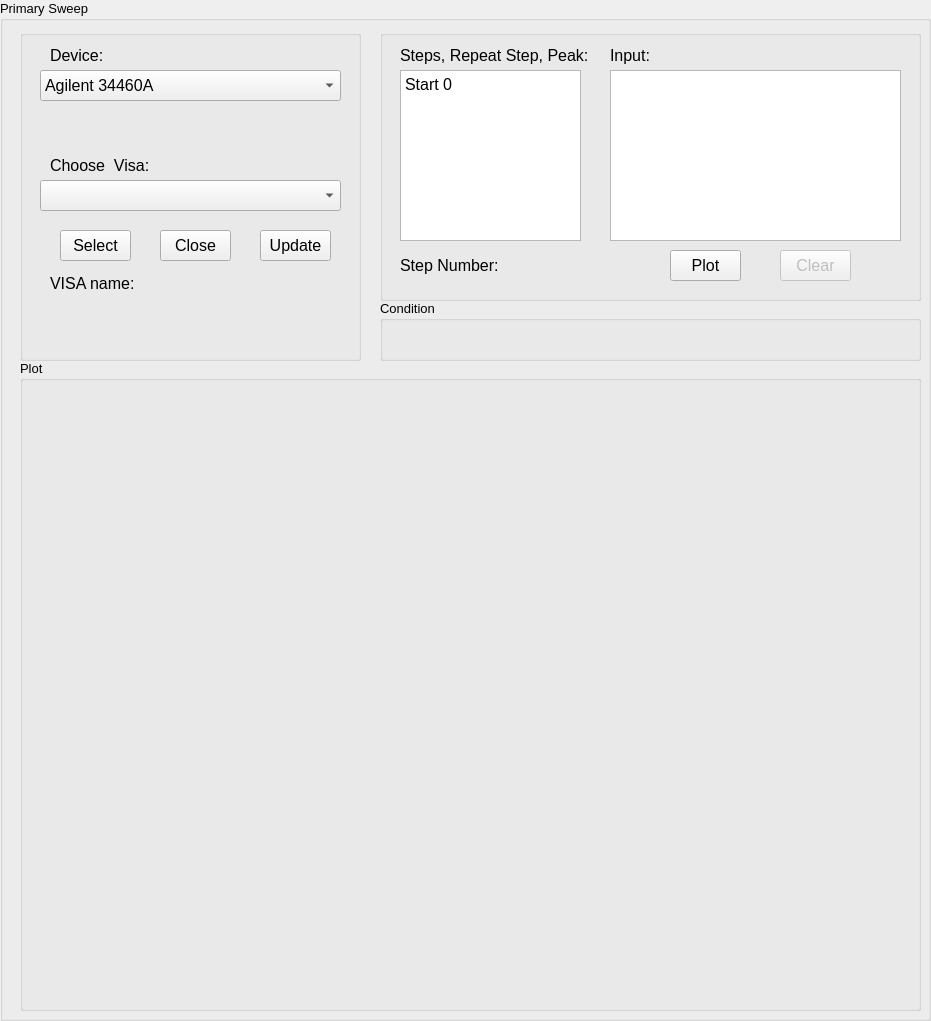
           <widget class="QGroupBox" name="groupBox_primary_sweep">
            <property name="geometry">
             <rect>
              <x>0</x>
              <y>10</y>
              <width>931</width>
              <height>1021</height>
             </rect>
            </property>
            <property name="font">
             <font>
              <pointsize>10</pointsize>
             </font>
            </property>
            <property name="title">
             <string>Primary Sweep</string>
            </property>
            <widget class="QGroupBox" name="groupBox_primary_device">
             <property name="geometry">
              <rect>
               <x>20</x>
               <y>30</y>
               <width>341</width>
               <height>331</height>
              </rect>
             </property>
             <property name="title">
              <string/>
             </property>
             <widget class="QLabel" name="label_visaname_1">
              <property name="geometry">
               <rect>
                <x>30</x>
                <y>240</y>
                <width>181</width>
                <height>27</height>
               </rect>
              </property>
              <property name="font">
               <font>
                <pointsize>12</pointsize>
               </font>
              </property>
              <property name="text">
               <string>VISA name:</string>
              </property>
             </widget>
             <widget class="QComboBox" name="comboBox_visa_1">
              <property name="geometry">
               <rect>
                <x>20</x>
                <y>150</y>
                <width>301</width>
                <height>31</height>
               </rect>
              </property>
              <property name="font">
               <font>
                <pointsize>10</pointsize>
               </font>
              </property>
             </widget>
             <widget class="QPushButton" name="pushButton_update_1">
              <property name="geometry">
               <rect>
                <x>240</x>
                <y>200</y>
                <width>71</width>
                <height>31</height>
               </rect>
              </property>
              <property name="font">
               <font>
                <pointsize>12</pointsize>
               </font>
              </property>
              <property name="text">
               <string>Update</string>
              </property>
             </widget>
             <widget class="QPushButton" name="pushButton_select_1">
              <property name="geometry">
               <rect>
                <x>40</x>
                <y>200</y>
                <width>71</width>
                <height>31</height>
               </rect>
              </property>
              <property name="font">
               <font>
                <pointsize>12</pointsize>
               </font>
              </property>
              <property name="text">
               <string>Select</string>
              </property>
             </widget>
             <widget class="QLabel" name="label_chooseVisa_1">
              <property name="geometry">
               <rect>
                <x>30</x>
                <y>120</y>
                <width>201</width>
                <height>31</height>
               </rect>
              </property>
              <property name="font">
               <font>
                <pointsize>12</pointsize>
               </font>
              </property>
              <property name="text">
               <string>Choose  Visa:</string>
              </property>
             </widget>
             <widget class="QLabel" name="label_visa_1">
              <property name="geometry">
               <rect>
                <x>10</x>
                <y>270</y>
                <width>311</width>
                <height>31</height>
               </rect>
              </property>
              <property name="font">
               <font>
                <pointsize>10</pointsize>
               </font>
              </property>
              <property name="text">
               <string/>
              </property>
             </widget>
             <widget class="QPushButton" name="pushButton_close_1">
              <property name="geometry">
               <rect>
                <x>140</x>
                <y>200</y>
                <width>71</width>
                <height>31</height>
               </rect>
              </property>
              <property name="font">
               <font>
                <pointsize>12</pointsize>
               </font>
              </property>
              <property name="text">
               <string>Close</string>
              </property>
             </widget>
             <widget class="QLabel" name="label_device_1">
              <property name="geometry">
               <rect>
                <x>30</x>
                <y>10</y>
                <width>201</width>
                <height>31</height>
               </rect>
              </property>
              <property name="font">
               <font>
                <pointsize>12</pointsize>
               </font>
              </property>
              <property name="text">
               <string>Device:</string>
              </property>
             </widget>
             <widget class="QComboBox" name="comboBox_device_1">
              <property name="geometry">
               <rect>
                <x>20</x>
                <y>40</y>
                <width>301</width>
                <height>31</height>
               </rect>
              </property>
              <property name="font">
               <font>
                <pointsize>12</pointsize>
               </font>
              </property>
              <item>
               <property name="text">
                <string>Agilent 34460A</string>
               </property>
              </item>
              <item>
               <property name="text">
                <string>Keithley 2450</string>
               </property>
              </item>
              <item>
               <property name="text">
                <string>Magnet Model 430</string>
               </property>
              </item>
              <item>
               <property name="text">
                <string>Yokogawa GS200</string>
               </property>
              </item>
             </widget>
            </widget>
            <widget class="QGroupBox" name="groupBox_input_1">
             <property name="geometry">
              <rect>
               <x>380</x>
               <y>30</y>
               <width>541</width>
               <height>271</height>
              </rect>
             </property>
             <property name="title">
              <string/>
             </property>
             <widget class="QLabel" name="label_47">
              <property name="geometry">
               <rect>
                <x>20</x>
                <y>220</y>
                <width>101</width>
                <height>31</height>
               </rect>
              </property>
              <property name="font">
               <font>
                <pointsize>12</pointsize>
               </font>
              </property>
              <property name="text">
               <string>Step Number:</string>
              </property>
             </widget>
             <widget class="QTextEdit" name="textEdit_steps_1">
              <property name="geometry">
               <rect>
                <x>20</x>
                <y>40</y>
                <width>181</width>
                <height>171</height>
               </rect>
              </property>
              <property name="font">
               <font>
                <pointsize>12</pointsize>
                <strikeout>false</strikeout>
                <kerning>true</kerning>
               </font>
              </property>
              <property name="cursor" stdset="0">
               <cursorShape>IBeamCursor</cursorShape>
              </property>
              <property name="horizontalScrollBarPolicy">
               <enum>Qt::ScrollBarAsNeeded</enum>
              </property>
              <property name="html">
               <string>&lt;!DOCTYPE HTML PUBLIC &quot;-//W3C//DTD HTML 4.0//EN&quot; &quot;http://www.w3.org/TR/REC-html40/strict.dtd&quot;&gt;
&lt;html&gt;&lt;head&gt;&lt;meta name=&quot;qrichtext&quot; content=&quot;1&quot; /&gt;&lt;style type=&quot;text/css&quot;&gt;
p, li { white-space: pre-wrap; }
&lt;/style&gt;&lt;/head&gt;&lt;body style=&quot; font-family:'MS Shell Dlg 2'; font-size:12pt; font-weight:400; font-style:normal;&quot;&gt;
&lt;p style=&quot; margin-top:0px; margin-bottom:0px; margin-left:0px; margin-right:0px; -qt-block-indent:0; text-indent:0px;&quot;&gt;Start 0&lt;/p&gt;&lt;/body&gt;&lt;/html&gt;</string>
              </property>
              <property name="tabStopWidth">
               <number>80</number>
              </property>
              <property name="cursorWidth">
               <number>2</number>
              </property>
             </widget>
             <widget class="QLabel" name="label_2">
              <property name="geometry">
               <rect>
                <x>20</x>
                <y>10</y>
                <width>191</width>
                <height>31</height>
               </rect>
              </property>
              <property name="font">
               <font>
                <pointsize>12</pointsize>
               </font>
              </property>
              <property name="text">
               <string>Steps, Repeat Step, Peak:</string>
              </property>
             </widget>
             <widget class="QLabel" name="label_steps_1">
              <property name="geometry">
               <rect>
                <x>130</x>
                <y>220</y>
                <width>81</width>
                <height>31</height>
               </rect>
              </property>
              <property name="font">
               <font>
                <pointsize>12</pointsize>
               </font>
              </property>
              <property name="text">
               <string/>
              </property>
             </widget>
             <widget class="QPushButton" name="pushButton_clear_1">
              <property name="enabled">
               <bool>false</bool>
              </property>
              <property name="geometry">
               <rect>
                <x>400</x>
                <y>220</y>
                <width>71</width>
                <height>31</height>
               </rect>
              </property>
              <property name="font">
               <font>
                <pointsize>12</pointsize>
               </font>
              </property>
              <property name="text">
               <string>Clear</string>
              </property>
             </widget>
             <widget class="QPushButton" name="pushButton_plot_1">
              <property name="geometry">
               <rect>
                <x>290</x>
                <y>220</y>
                <width>71</width>
                <height>31</height>
               </rect>
              </property>
              <property name="font">
               <font>
                <pointsize>12</pointsize>
               </font>
              </property>
              <property name="text">
               <string>Plot</string>
              </property>
             </widget>
             <widget class="QTextEdit" name="textEdit_input_1">
              <property name="geometry">
               <rect>
                <x>230</x>
                <y>40</y>
                <width>291</width>
                <height>171</height>
               </rect>
              </property>
              <property name="font">
               <font>
                <pointsize>8</pointsize>
                <strikeout>false</strikeout>
                <kerning>true</kerning>
               </font>
              </property>
              <property name="cursor" stdset="0">
               <cursorShape>IBeamCursor</cursorShape>
              </property>
              <property name="horizontalScrollBarPolicy">
               <enum>Qt::ScrollBarAsNeeded</enum>
              </property>
              <property name="html">
               <string>&lt;!DOCTYPE HTML PUBLIC &quot;-//W3C//DTD HTML 4.0//EN&quot; &quot;http://www.w3.org/TR/REC-html40/strict.dtd&quot;&gt;
&lt;html&gt;&lt;head&gt;&lt;meta name=&quot;qrichtext&quot; content=&quot;1&quot; /&gt;&lt;style type=&quot;text/css&quot;&gt;
p, li { white-space: pre-wrap; }
&lt;/style&gt;&lt;/head&gt;&lt;body style=&quot; font-family:'MS Shell Dlg 2'; font-size:8pt; font-weight:400; font-style:normal;&quot;&gt;
&lt;p style=&quot;-qt-paragraph-type:empty; margin-top:0px; margin-bottom:0px; margin-left:0px; margin-right:0px; -qt-block-indent:0; text-indent:0px; font-size:12pt;&quot;&gt;&lt;br /&gt;&lt;/p&gt;&lt;/body&gt;&lt;/html&gt;</string>
              </property>
              <property name="tabStopWidth">
               <number>80</number>
              </property>
              <property name="cursorWidth">
               <number>2</number>
              </property>
             </widget>
             <widget class="QLabel" name="label_3">
              <property name="geometry">
               <rect>
                <x>230</x>
                <y>10</y>
                <width>191</width>
                <height>31</height>
               </rect>
              </property>
              <property name="font">
               <font>
                <pointsize>12</pointsize>
               </font>
              </property>
              <property name="text">
               <string>Input:</string>
              </property>
             </widget>
            </widget>
            <widget class="QGroupBox" name="groupBox_stepplot_1">
             <property name="geometry">
              <rect>
               <x>20</x>
               <y>360</y>
               <width>901</width>
               <height>651</height>
              </rect>
             </property>
             <property name="title">
              <string>Plot</string>
             </property>
             <widget class="QWidget" name="widget_1" native="true">
              <property name="geometry">
               <rect>
                <x>0</x>
                <y>10</y>
                <width>901</width>
                <height>651</height>
               </rect>
              </property>
              <widget class="MatplotlibWidget" name="mplwidget_1">
               <property name="geometry">
                <rect>
                 <x>410</x>
                 <y>320</y>
                 <width>16</width>
                 <height>16</height>
                </rect>
               </property>
              </widget>
             </widget>
            </widget>
            <widget class="QGroupBox" name="groupBox_condition_1">
             <property name="geometry">
              <rect>
               <x>380</x>
               <y>300</y>
               <width>541</width>
               <height>61</height>
              </rect>
             </property>
             <property name="title">
              <string>Condition</string>
             </property>
             <widget class="QLabel" name="label_condition_1">
              <property name="geometry">
               <rect>
                <x>10</x>
                <y>20</y>
                <width>521</width>
                <height>31</height>
               </rect>
              </property>
              <property name="font">
               <font>
                <pointsize>12</pointsize>
               </font>
              </property>
              <property name="text">
               <string/>
              </property>
             </widget>
            </widget>
           </widget>
